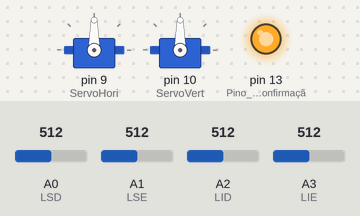
A sketch run on a simulated Arduino Uno, built with avr-gcc and run on an emulated ATmega328P. Parts: 2 × servo, output pins drawn as LEDs (lit = HIGH). Inputs (shaded band) come from the test bench; at power-on: A0 (LSD) = 512, A2 (LID) = 512, A1 (LSE) = 512, A3 (LIE) = 512.

Above: at 4.4 s.
4.5 s: A0 (LSD) set to 532
At 5.1 s:
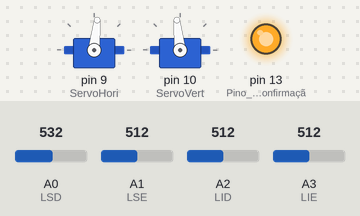
7.5 s: A2 (LID) set to 524
At 9.2 s:
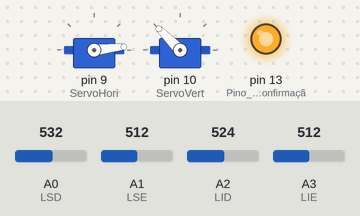
10.5 s: A2 (LID) set to 532
At 10.73 s:
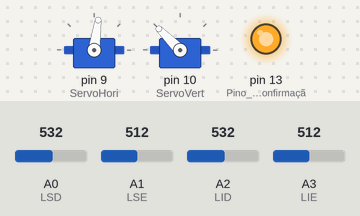
13.5 s: A1 (LSE) set to 526
At 13.71 s:
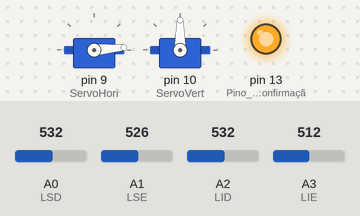
16.5 s: A3 (LIE) set to 716
19.5 s: A0 (LSD) set to 716
Timing chart, 0 to 26.2 s (numbered marks = the images above; inputs shaded):
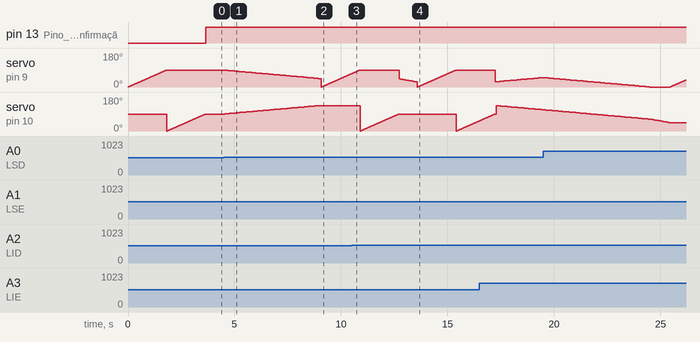

The sketch:

Projeto_SolarTracker_c_motor.ino
```cpp
#include <Servo.h>       //Inclui a biblioteca do Servo
Servo ServoHori;                  ////Inclui um objeto Servo para controlar o ServoMotor
Servo ServoVert;

//Pinos analógicos dos LDRS
int LSD = 0;      //Valor do LDR superior Direito
int LSE = 1;      //Valor do LDR superior Esquerdo
int LID = 2;      //Valor do LDR inferior Direito
int LIE = 3;      //Valor do LDR inferior Esquerdo
int MLE;          //Média do lado Esquerdo
int MLD;          //Média do lado direito
int MLS;          //Média do lado Superior
int MLI;          //Média do lado Inferior
int tolerancia;   //Valor da tolerância do Servo Motor da placa
int pos = 0;      //Variavel para guarda posicao do Servo
int servo_inf = 90;    //Variável para movimentação do Servo
int servo_sup = 90;    //Variável para movimentação do Servo
//Limites dos valores
//lim_high_hori = 180;
//lim_low_hori = 0;
//lim_high_vert = 135;
//lim_low_vert = 45;

//Inicializaçao do sistema

void setup() {
  ServoHori.attach(9);
  ServoVert.attach(10);
  pinMode(13, OUTPUT); // Pino do LED de confirmação

}

void loop() {
  //Ler os valores dos LDRS

INICIALIZACAO:

//Servo horizontal
for (pos = 0; pos <= 90; pos += 1) { // goes from 0 degrees to 90 degrees
    // in steps of 1 degree
    ServoHori.write(pos);              // tell servo to go to position in variable 'pos'
    delay(20);
}

//Servo Vertical
for (pos = 0; pos <= 90; pos += 1) { // goes from 0 degrees to 90 degrees
    // in steps of 1 degree
    ServoVert.write(pos);              // tell servo to go to position in variable 'pos'
    delay(20);
}

digitalWrite(13, HIGH);               //Indicação de que acabou a inicialização

LEITURA:
  int  VLSD = analogRead(LSD);
  int  VLSE = analogRead(LSE);
  int  VLID = analogRead(LID);
  int  VLIE = analogRead(LIE);

  //Média dos quatros conjuntos

  MLE = (VLSE + VLIE) / 2;
  MLD = (VLSD + VLID) / 2;
  MLS = (VLSE + VLSD) / 2;
  MLI = (VLIE + VLID) / 2;

  //Movimetação do motor do Disco(horizontal)
  int dif_E_D = MLE - MLD;              //Diferença entre lado esquerdo e direito;
  int dif_S_I = MLS - MLI;              //Diferença entre lado Superior e Inferior;

  //Caso em que o lado esquerdo é menor, ou seja, tem mais luz sobre ele
  //Placa deve ir pra esquerda-> motor deve gira horario com limite em zero
  if (dif_E_D < 0) {                    //Se for negativa
    dif_E_D = dif_E_D * (-1);           //Torna positivo
    if (dif_E_D > tolerancia && servo_inf>0) {   // Deve estar acima da tolerância e acima de zero
      //***colocar código d movimentação do motor aqui
       servo_inf = servo_inf - 1;
       ServoHori.write(servo_inf);
       delay(50);

    }
    else if (dif_E_D <= tolerancia) {
      goto MOTOR2; //**Voltar ao programa principal
    }
  }
  //Caso em que o lado direito é menor, ou seja, tem mais luz sobre ele
  //Placa deve ir pra esquerda-> motor deve gira anti- horario com limite em 180
  else                                 //Se for positiva
    if (dif_E_D > tolerancia && servo_inf<90) {        //Compara com tolerancai do Disco
      //***colocar código do movimentação do Servo motor Horizontal aqui
      servo_inf = servo_inf + 1;
      ServoHori.write(servo_inf);
      delay(50);
      //Vai para o motor 2
      goto MOTOR2;
    }
    else if (dif_E_D <= tolerancia) {
      goto MOTOR2;//**Vai para o motor vertical
    }


  //Movimentação do Motor da Placa(vertical)
MOTOR2:

 //Caso em que o lado superior é menor, ou seja, tem mais luz sobre ele
  //Placa deve ir girar para trás-> motor deve gira horario com limite em 45 graus
  if (dif_S_I < 0) {                        //Se for Negativo
    dif_S_I = dif_S_I * (-1);
    if (dif_S_I > tolerancia && servo_sup > 45) {     //// Compara com tolerancia do Disco e verifica limite Inferior
      //***colocar código d movimentação do motor aqui
      servo_sup = servo_sup - 1;
      ServoVert.write(servo_sup);
      delay(50);
      goto LEITURA;
    }
    else if (dif_S_I <= tolerancia) {
      goto LEITURA;
    }
  }

  //Se for positiva
  //Caso em que o lado inferior é menor, ou seja, tem mais luz sobre ele
  //Placa deve ir girar para Frente-> motor deve gira anti-horario com limite em 135 graus
   else if (dif_S_I > tolerancia && servo_sup < 135) {        // Compara com tolerancia do Disco e verifica limite superior
      //***colocar código do movimentação do Servomotor Vertical aqui
      servo_sup = servo_sup + 1;
      ServoVert.write(servo_sup);
      delay(50);
      goto LEITURA;

    }
    else if (dif_S_I <= tolerancia) {
      goto LEITURA;//**Voltar ao programa principal
    }
}
```

Measured:
- the behaviour switches between 531 and 532 on A2 (LID) (found by bisection; images 2 and 3)
- the behaviour switches between 513 and 514 on A1 (LSE) (found by bisection; images 3 and 4)
- after the input at 4.5 s, servo on pin 9 (ServoHori): moves from 90° to 60° over 2.9 s, starting at once; servo on pin 10 (ServoVert): moves from 90° to 120° over 2.9 s, starting after 0.05 s
